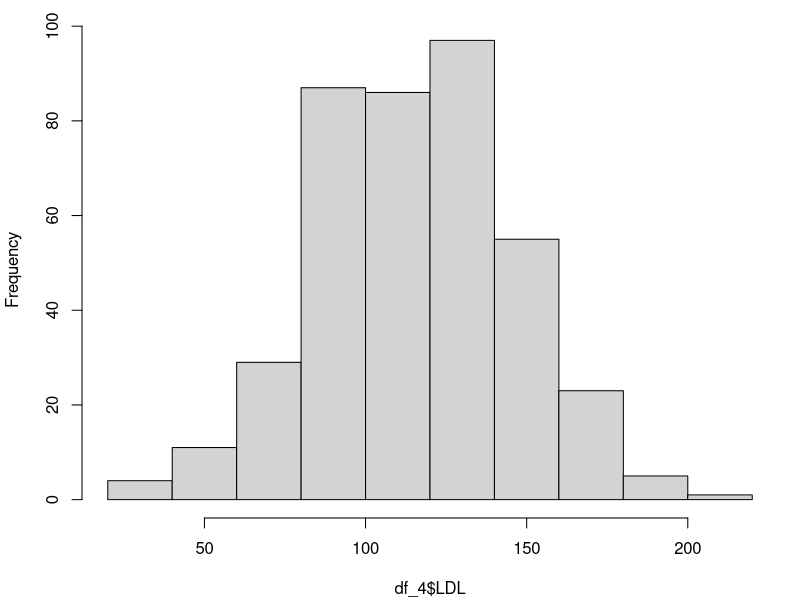
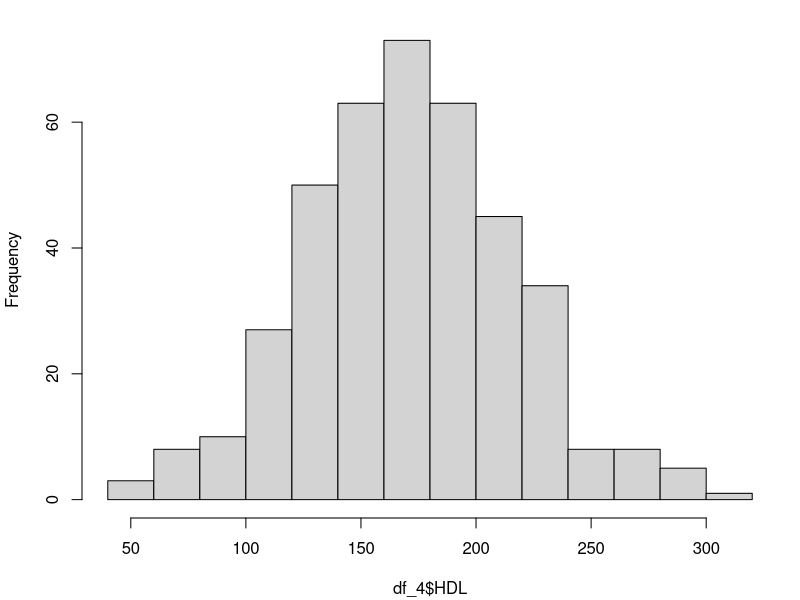
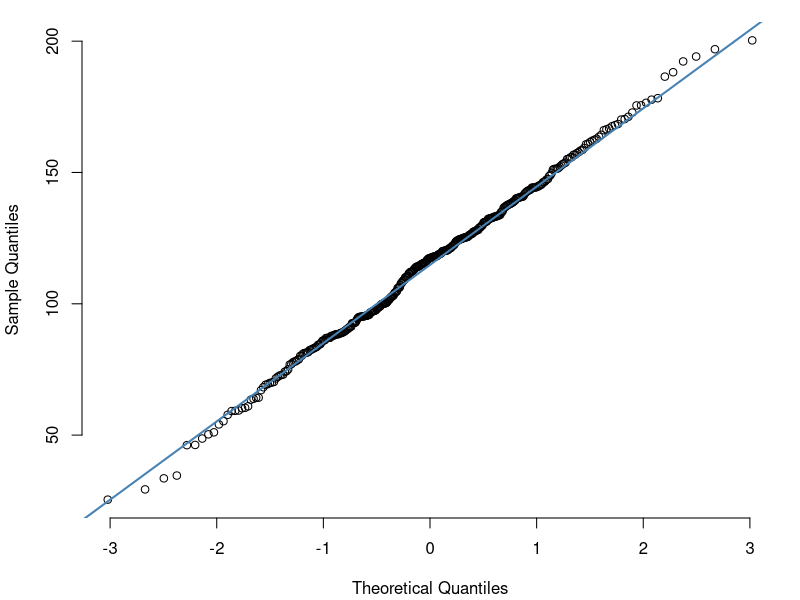
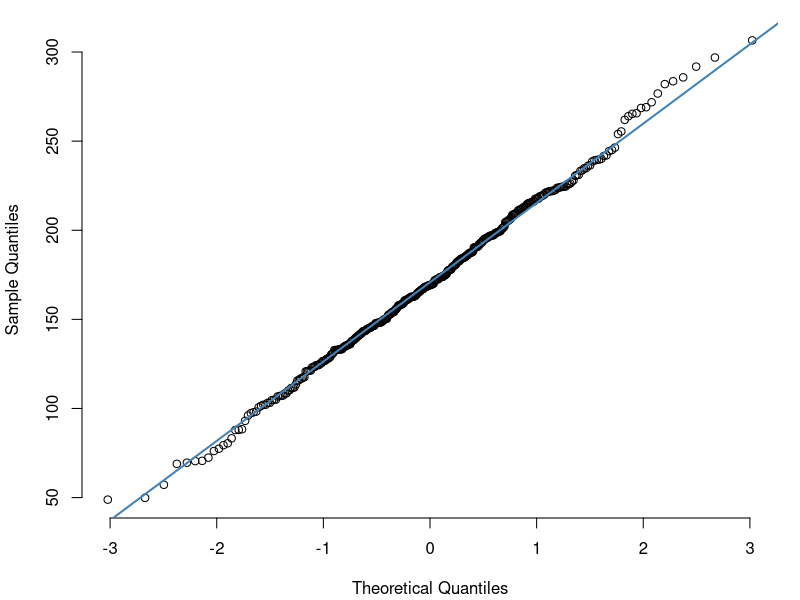
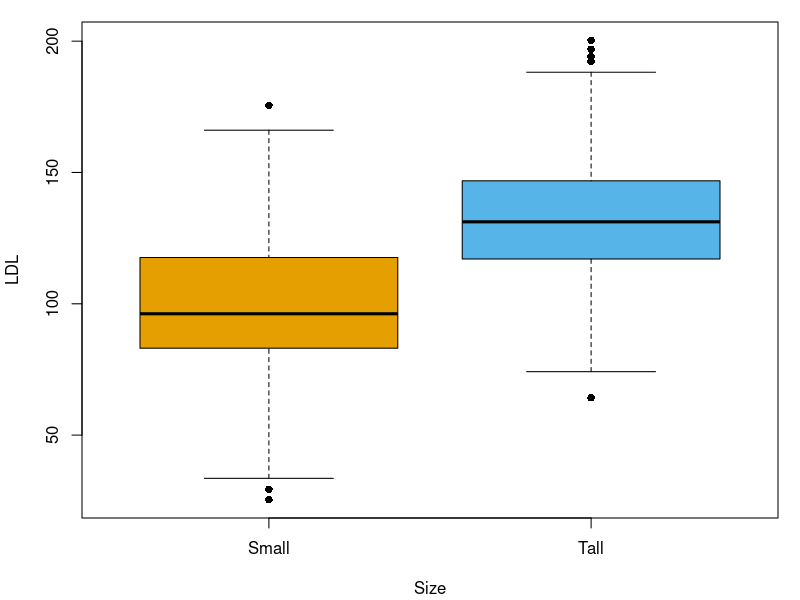
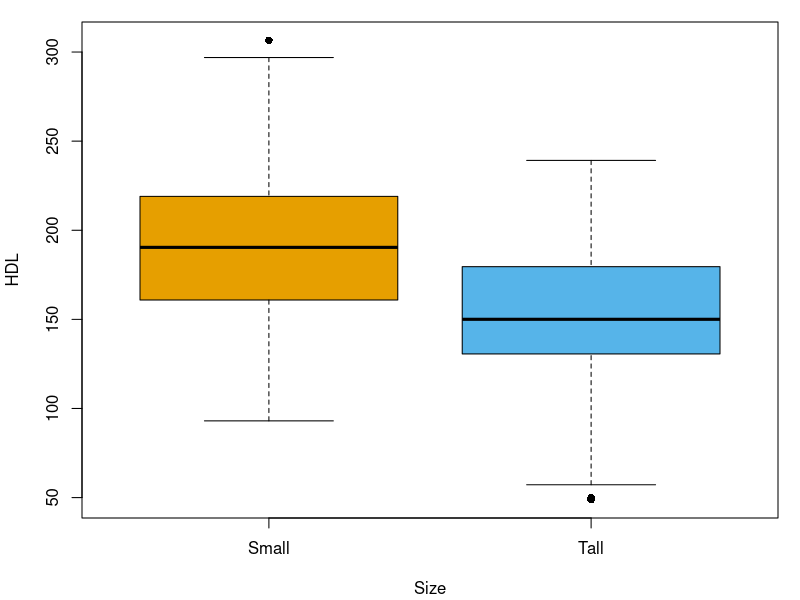
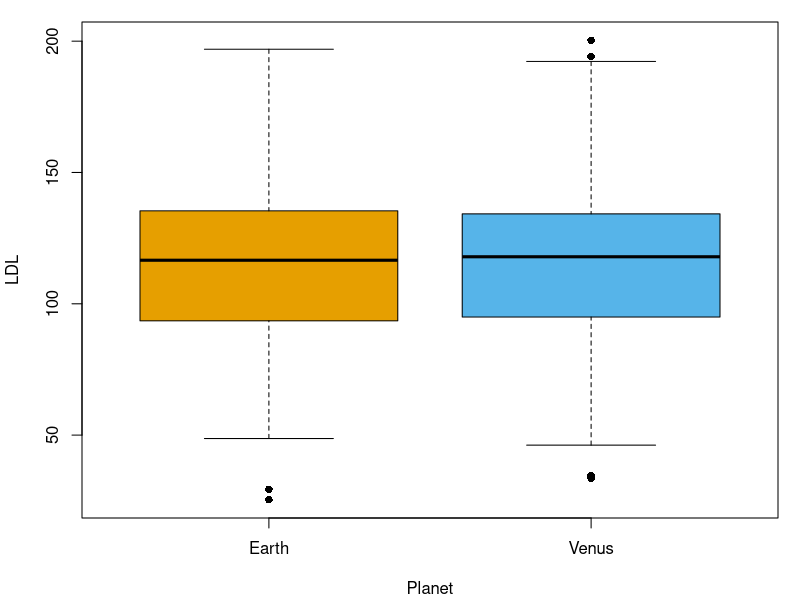
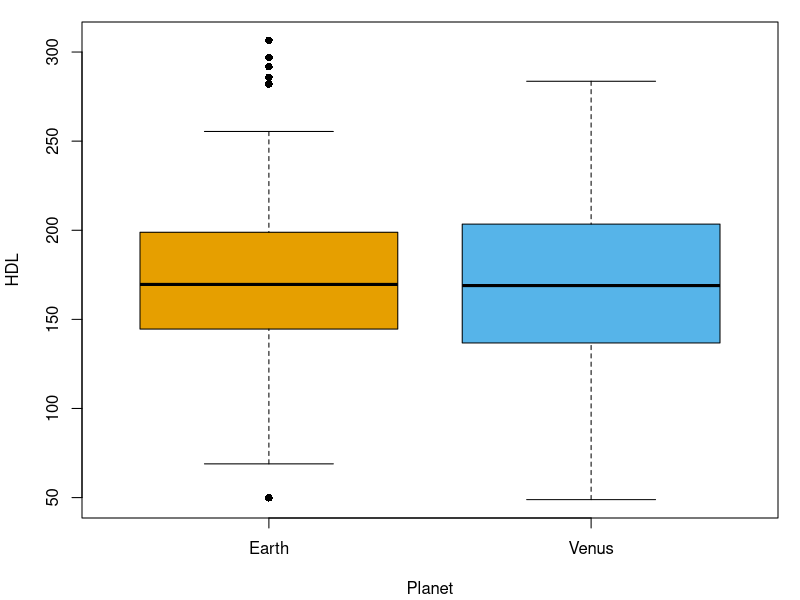

Recreate these plots in R, in order.
## ---- chunk 1
#| include: false
library(here)
# LOAD THE DATA FRAME
#df_1 <- read.csv("../data/Part_1/DATA_SET_REFERENCE_EVAL.csv", row.names = 1)
df_1 <- read.csv(here("data", "Part_1", "DATA_SET_REFERENCE_EVAL.csv"), row.names = 1)
## ---- chunk 2
#| label: tbl-summary-py
#| tbl-cap: "Fictional Data-Set. First 3 entries"
#| echo: false
#head(df_1) # Check data
knitr::kable(head(df_1, n = 3L))
## ---- chunk 3
#| echo: false
#| include: false
print(paste("Number of rows:", nrow(df_1))) # Check number of rows
print(paste("Number of columns:", ncol(df_1))) # Check number of columns
print(paste("Column names:", paste(colnames(df_1), collapse = ", "))) 
print(paste("Unique values inside 'Size' column:", 
            paste(unique(df_1$Size), collapse = ", ")))
print(paste("Unique values inside 'Planet' column:", 
            paste(unique(df_1$Planet), collapse = ", ")))
print(paste("Number of 'Venus' patients:", sum(df_1$Planet == "Venus", na.rm = TRUE)))
print(paste("Number of 'Earth' patients:", sum(df_1$Planet == "Earth", na.rm = TRUE))) 
print(paste("Number of tall patients:", sum(df_1$Size == "Tall", na.rm = TRUE))) 
print(paste("Number of small patients:", sum(df_1$Size == "Small", na.rm = TRUE)))
## ---- chunk 4
#| label: tbl-summary2-py
#| tbl-cap: "Data-Set Summary"
#| echo: false
#| include: false
# summary(df_1)
knitr::kable(summary(df_1))
## ---- chunk 5
#| label: tbl-negative-NA-py
#| tbl-cap: "Negative and NA Values"
#| echo: false
# Checking the patient to eliminate
n_idx_hdl <- df_1$HDL <= 0 | is.na(df_1$HDL)
n_idx_ldl <- df_1$LDL <= 0 | is.na(df_1$LDL)

df_f_o <- df_1[which(n_idx_hdl | n_idx_ldl), ]
#head(df_f_o)
knitr::kable(head(df_f_o))
## ---- chunk 6
#| include: false
## Removing negative values
df_2 <- data.frame(df_1) # Security copy

### Idx 1: Delete individuals with HDL < 0
idx_hdl <- df_2$HDL >= 0 & !is.na(df_2$HDL)

### Idx 2: Delete individuals with LDL < 0
idx_ldl <- df_2$LDL >= 0 & !is.na(df_2$LDL)

### Cleaning with filters
df_3 <- df_2[idx_hdl & idx_ldl, ] # Here we remove 2 values.
print(paste("Number of patients after removing negative and NA values: ", nrow(df_3)))
## ---- chunk 7
#| include: false
## Identifying and removing outliers
## Define outlier: > mean - 3*sd or > mean + 3*sd
max_limit_LDL <- mean(df_3$LDL, na.rm = T) + 3*sd(df_3$LDL, na.rm = T)
min_limit_LDL <- mean(df_3$LDL, na.rm = T) - 3*sd(df_3$LDL, na.rm = T)
max_limit_HDL <- mean(df_3$HDL, na.rm = T) + 3*sd(df_3$HDL, na.rm = T)
min_limit_HDL <- mean(df_3$HDL, na.rm = T) - 3*sd(df_3$HDL, na.rm = T)

## Creating filters
clean_LDL <- min_limit_LDL < df_3$LDL & 
  max_limit_LDL > df_3$LDL # Only TRUE

clean_HDL <- min_limit_HDL < df_3$HDL & 
  max_limit_HDL > df_3$HDL 

## Cleaning with filters
df_4 <- df_3[clean_LDL & clean_HDL, ]
sum(df_4$HDL == df_3$HDL)
## ---- chunk 8
#| include: false
library(knitr)
library(dplyr)

balance_table <- df_4 %>%
  group_by(Planet, Size) %>%
  summarise(n = n(), .groups = "drop") %>%
  mutate(Percent = round(100 * n / sum(n), 1))
## ---- chunk 9
#| label: tbl-balance
#| fig-cap: "Sample sizes by Planet and Size group"
#| echo: false

kable(balance_table, align = "c")
## ---- chunk 10
#| label: fig-hts-1
#| fig-cap: "Histogram of LDL levels"
#| include: false
#| fig-width: 5
#| fig-height: 5

par(mar = c(4, 4, 1, 1) + 0.1)
hist(df_4$LDL,
    main="")
## ---- chunk 11
#| label: fig-hts-2
#| fig-cap: "Histogram of HDL levels"
#| include: false
#| fig-width: 5
#| fig-height: 5

par(mar = c(4, 4, 1, 1) + 0.1)
hist(df_4$HDL,
    main="")
## ---- chunk 12
#| label: fig-qqplot-ldl
#| fig-cap: "Q-Q Plot of LDL levels"
#| echo: false
#| fig-width: 4
#| fig-height: 4

par(mar = c(4, 4, 1, 1) + 0.1)
qqnorm(df_4$LDL, pch = 1, frame = FALSE, main="")
qqline(df_4$LDL, col = "steelblue", lwd = 2)
## ---- chunk 13
#| label: fig-qqplot-hdl
#| fig-cap: "Q-Q Plot of HDL levels"
#| echo: false
#| fig-width: 4
#| fig-height: 4

par(mar = c(4, 4, 1, 1) + 0.1)
qqnorm(df_4$HDL, pch = 1, frame = FALSE, main="")
qqline(df_4$HDL, col = "steelblue", lwd = 2)
## ---- chunk 14
#| label: fig-ldl-size
#| fig-cap: "LDL levels by Size group"
#| echo: false
#| fig-width: 5
#| fig-height: 5

# Colorblind-friendly palette (Okabe-Ito), one color per Size group
group_colors <- c("Small" = "#E69F00", "Tall" = "#56B4E9")

par(mar = c(4, 4, 1, 1) + 0.1)
boxplot(LDL ~ Size,
        data = df_4,
        col = group_colors,
        density = c(25, 70),   # different shading density = second visual cue, not just color
        pch = 16,
        ylab = "LDL")

## ---- chunk 15
#| label: fig-hdl-size
#| fig-cap: "HDL levels by Size group"
#| echo: false
#| fig-width: 5
#| fig-height: 5
par(mar = c(4, 4, 1, 1) + 0.1)
boxplot(HDL ~ Size,
        data = df_4,
        col = group_colors,
        density = c(25, 70),
        pch = 16,
        ylab = "HDL")
## ---- chunk 16
#| label: fig-ldl-planet
#| fig-cap: "LDL levels by Planet group"
#| include: false
#| fig-width: 5
#| fig-height: 5

# Colorblind-friendly palette (Okabe-Ito), one color per Size group
group_colors <- c("Small" = "#E69F00", "Tall" = "#56B4E9")

par(mar = c(4, 4, 1, 1) + 0.1)
boxplot(LDL ~ Planet,
        data = df_4,
        col = group_colors,
        density = c(25, 70),   # different shading density = second visual cue, not just color
        pch = 16,
        ylab = "LDL")
## ---- chunk 17
#| label: fig-hdl-planet
#| fig-cap: "HDL levels by Planet group"
#| include: false
#| fig-width: 5
#| fig-height: 5
par(mar = c(4, 4, 1, 1) + 0.1)
boxplot(HDL ~ Planet,
        data = df_4,
        col = group_colors,
        density = c(25, 70),
        pch = 16,
        ylab = "HDL")
## ---- chunk 18
#| echo: false
#| label: fig-scatterplot_1
#| fig-cap: "HDL vs LDL by Size (color) and Planet (shape)"
#| fig-width: 5
#| fig-height: 5
# Comparing two continuous values
df_4$Group <- interaction(df_4$Planet, df_4$Size, sep = "-") # Combined group factor
# Levels will be: Earth-Small, Venus-Small, Earth-Tall, Venus-Tall (alphabetical/factor order)
group_levels <- levels(df_4$Group)
cb_colors <- c("#E69F00", "#0072B2")  # for Size: Small, Tall
shapes <- c(16, 17)                    # for Planet: Earth = circle, Venus = triangle

par(mar = c(4, 4, 1, 1) + 0.1)
plot(df_4$LDL, df_4$HDL,
     col = cb_colors[as.factor(df_4$Size)],
     pch = shapes[as.factor(df_4$Planet)],
     xlab = "LDL", ylab = "HDL")

legend("topright",
       legend = c(levels(as.factor(df_4$Size)), levels(as.factor(df_4$Planet))),
       col = c(cb_colors, "black", "black"),
       pch = c(19, 19, shapes),
       pt.cex = 1, bty = "n")
## ---- chunk 19
#| echo: false
write.csv(df_4, "../data/Part_1/CLEAN_DATA_SET_REFERENCE_EVAL.csv", row.names = FALSE)
